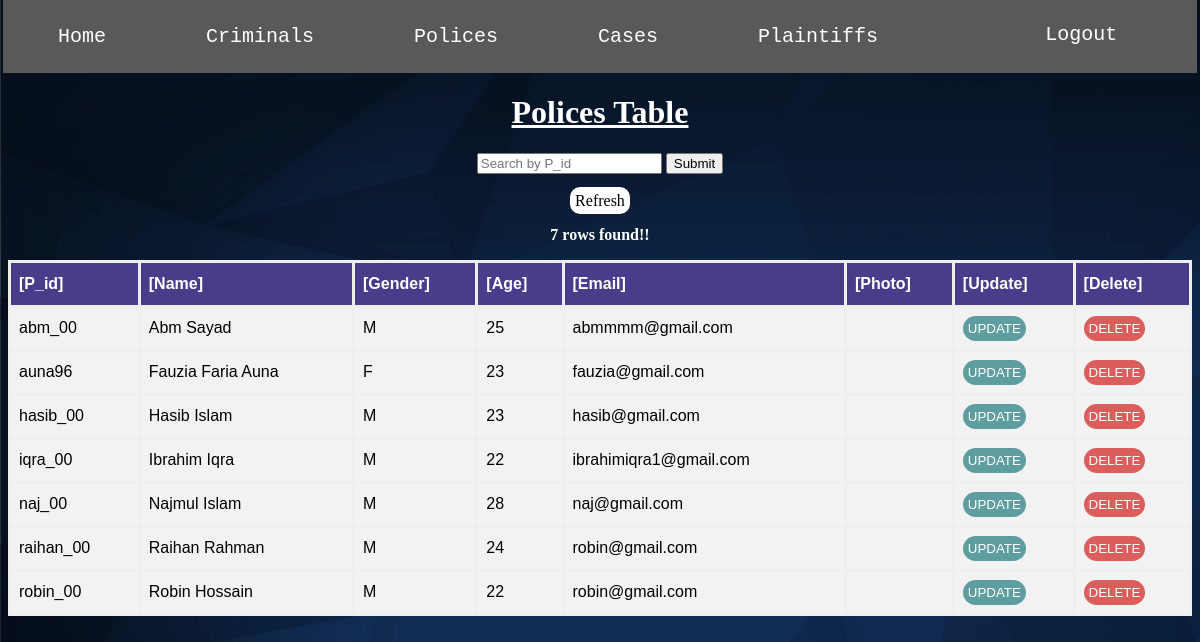
Page /public_html/tablePolice.php (signed in) on the committed database.
### tables this page shows
CREATE TABLE `polices` (
  `P_id` varchar(25) NOT NULL,
  `P_name` varchar(100) NOT NULL,
  `Gender` enum('M','F') NOT NULL,
  `Age` int(2) NOT NULL,
  `Email` varchar(100) NOT NULL,
  `P_photo` blob DEFAULT NULL
);

### public_html/tablePolice.php (the view, shortened to what this page needs)
<?php
    require 'nav.php';
    require 'database_config/connection.php';
    if( @$_GET['polices'] === 'search' ){
        $table_sql = "SELECT * FROM polices WHERE P_id='".$_POST['P_id']."';";
    }
    else{
        $table_sql = "SELECT * FROM polices;";
    }
    $rows = mysqli_query($conn, $table_sql);
    $totalrows = mysqli_num_rows($rows);
?>
<!DOCTYPE html>
<html>
<head>
    <link rel="stylesheet" href="style-sheets/mystyle_table.css" type="text/css">
</head>
<body>
    <h1><u>Polices Table</u></h1>
   <center>
        <form action="tablePolice.php?polices=search" method="post">
            <input name="P_id" type=search placeholder="Search by P_id" required>
            <input name="srch" type=submit>
            <br><br>
            <a id="rfrsh" href="tablePolice.php">Refresh</a>
        </form>
    </center>
    <table>
       <caption><?php echo '<p><b>'.$totalrows.' rows found!!</b></p>' ?></caption>
        <tr>
            <th>[P_id]</th>
            <th>[Name]</th>
            <th>[Gender]</th>
            <th>[Age]</th>
            <th>[Email]</th>
            <th>[Photo]</th>
            <th>[Update]</th>
            <th>[Delete]</th>
        </tr>
        <?php
            if($totalrows > 0){
               while( $row = mysqli_fetch_assoc($rows) ){
                   echo
                       "<tr>
                            <td>".$row['P_id']."</td>
                            <td>".$row['P_name']."</td>
                            <td>".$row['Gender']."</td>
                            <td>".$row['Age']."</td>
                            <td>".$row['Email']."</td>
                            <td>".$row['P_photo']."</td>
                            <td>
                            <form action='updatePolice.php?' method='POST'>
                                <input name='id' class='hide' type='text' value=".$row['P_id'].">
                                <input name='submit' id='editbtn' type='submit' value='UPDATE'>
                            </form>
                            </td>
                            <td>
                            <form action='database_config/del.php?tb=polices' method='POST'>
                                <input name='id' class='hide' type='text' value='".$row['P_id']."'>
                                <input name='submit' id='deletebtn' type='submit' value='DELETE' onclick='return checkdelete()'>
                            </form>
                            </td>
                        </tr>";
               }
            }
        ?>
    </table>
</body>
</html>

### public_html/style-sheets/mystyle_nav.css (style rules this page uses)
body { background: url(../images/HomePage_background.jpg); }

### public_html/style-sheets/mystyle_table.css (style rules this page uses)
h1, table p { color: white; text-align: center; font-family: cursive; }
table { font-family: "Trebuchet MS", sans-serif; border-collapse: collapse; width: 100%; }
table td, table th { border: 3px solid #eee; padding: 8px; }
table tr { background-color: #f2f2f2; }
table th { padding-top: 12px; padding-bottom: 12px; text-align: left; background-color: darkslateblue; color: white; }
#rfrsh { text-decoration: none; padding: 5px 5px; color: black; background-color: white; border-radius: 10px; }
#editbtn { color: white; border: none; background-color: cadetblue; border-radius: 20px; cursor: pointer; padding: 5px 5px; }
#deletebtn { color: white; border: none; background-color: #db5e5c; border-radius: 20px; cursor: pointer; padding: 5px 5px; }

### rows in the picture
polices: P_id "abm_00", P_name "Abm Sayad", Gender "M", Age "25", Email "abmmmm@gmail.com"
polices: P_id "auna96", P_name "Fauzia Faria Auna", Gender "F", Age "23", Email "fauzia@gmail.com"
polices: P_id "hasib_00", P_name "Hasib Islam", Gender "M", Age "23", Email "hasib@gmail.com"
polices: P_id "iqra_00", P_name "Ibrahim Iqra", Gender "M", Age "22", Email "ibrahimiqra1@gmail.com"
polices: P_id "naj_00", P_name "Najmul Islam", Gender "M", Age "28", Email "naj@gmail.com"
polices: P_id "raihan_00", P_name "Raihan Rahman", Gender "M", Age "24", Email "robin@gmail.com"
polices: P_id "robin_00", P_name "Robin Hossain", Gender "M", Age "22", Email "robin@gmail.com"

### other values in the picture
$totalrows "7"
